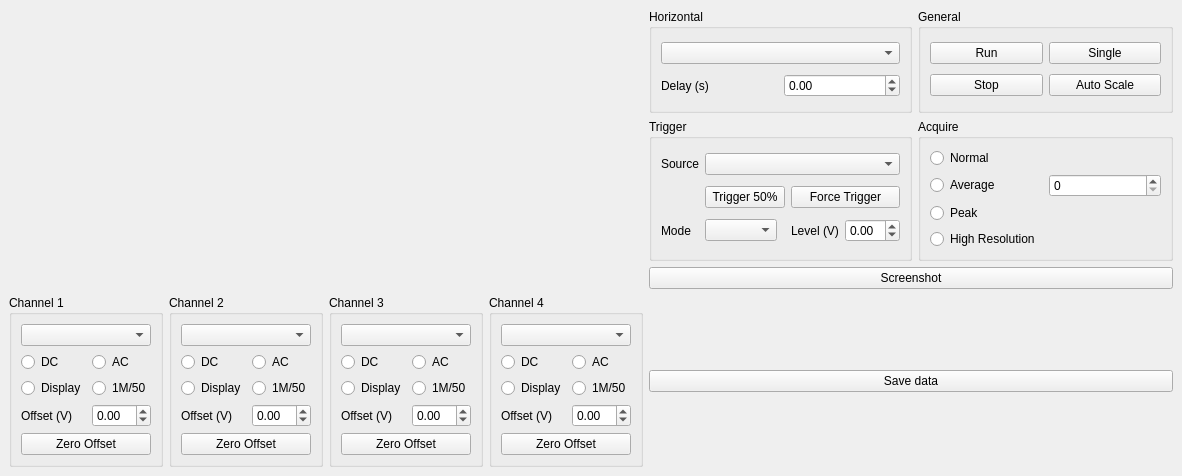
<?xml version="1.0" encoding="UTF-8"?>
<ui version="4.0">
 <class>MainWindow</class>
 <widget class="QMainWindow" name="MainWindow">
  <property name="geometry">
   <rect>
    <x>0</x>
    <y>0</y>
    <width>1182</width>
    <height>476</height>
   </rect>
  </property>
  <property name="maximumSize">
   <size>
    <width>10777215</width>
    <height>16777215</height>
   </size>
  </property>
  <property name="windowTitle">
   <string>MainWindow</string>
  </property>
  <property name="toolTipDuration" stdset="0">
   <number>0</number>
  </property>
  <widget class="QWidget" name="centralwidget">
   <property name="enabled">
    <bool>true</bool>
   </property>
   <layout class="QGridLayout" name="gridLayout_12">
    <item row="0" column="0">
     <widget class="QLabel" name="label">
      <property name="text">
       <string/>
      </property>
     </widget>
    </item>
    <item row="0" column="1">
     <layout class="QGridLayout" name="gridLayout_9">
      <item row="0" column="0">
       <layout class="QGridLayout" name="gridLayout_5">
        <item row="0" column="1" rowspan="2" colspan="2">
         <widget class="QGroupBox" name="general_groupBox">
          <property name="title">
           <string>General</string>
          </property>
          <layout class="QGridLayout" name="gridLayout_7">
           <item row="0" column="0">
            <widget class="QPushButton" name="run_pushButton">
             <property name="text">
              <string>Run</string>
             </property>
            </widget>
           </item>
           <item row="0" column="1">
            <widget class="QPushButton" name="singlerun_pushButton">
             <property name="text">
              <string>Single</string>
             </property>
            </widget>
           </item>
           <item row="1" column="0">
            <widget class="QPushButton" name="stop_pushButton">
             <property name="text">
              <string>Stop</string>
             </property>
            </widget>
           </item>
           <item row="1" column="1">
            <widget class="QPushButton" name="autoscale_pushButton">
             <property name="text">
              <string>Auto Scale</string>
             </property>
            </widget>
           </item>
          </layout>
         </widget>
        </item>
        <item row="2" column="0">
         <widget class="QGroupBox" name="trigger_groupBox">
          <property name="title">
           <string>Trigger</string>
          </property>
          <layout class="QGridLayout" name="gridLayout">
           <item row="0" column="0">
            <widget class="QLabel" name="source_label">
             <property name="text">
              <string>Source</string>
             </property>
            </widget>
           </item>
           <item row="4" column="0">
            <widget class="QLabel" name="trigger_mode_label">
             <property name="text">
              <string>Mode</string>
             </property>
            </widget>
           </item>
           <item row="4" column="1">
            <widget class="QComboBox" name="trigger_mode_comboBox"/>
           </item>
           <item row="4" column="4">
            <widget class="QDoubleSpinBox" name="trigger_level_doubleSpinBox">
             <property name="decimals">
              <number>2</number>
             </property>
             <property name="minimum">
              <double>-6.000000000000000</double>
             </property>
             <property name="maximum">
              <double>6.000000000000000</double>
             </property>
             <property name="singleStep">
              <double>0.010000000000000</double>
             </property>
            </widget>
           </item>
           <item row="4" column="3">
            <widget class="QLabel" name="trigger_level_label">
             <property name="text">
              <string>Level (V)</string>
             </property>
            </widget>
           </item>
           <item row="2" column="3" colspan="2">
            <widget class="QPushButton" name="force_trigger_pushButton">
             <property name="text">
              <string>Force Trigger</string>
             </property>
            </widget>
           </item>
           <item row="0" column="1" colspan="4">
            <widget class="QComboBox" name="trigger_source_comboBox"/>
           </item>
           <item row="2" column="1" colspan="2">
            <widget class="QPushButton" name="trigger50_pushButton">
             <property name="text">
              <string>Trigger 50%</string>
             </property>
            </widget>
           </item>
          </layout>
         </widget>
        </item>
        <item row="2" column="1" colspan="2">
         <widget class="QGroupBox" name="acquire_groupBox">
          <property name="title">
           <string>Acquire</string>
          </property>
          <layout class="QGridLayout" name="gridLayout_3">
           <item row="0" column="0">
            <widget class="QRadioButton" name="aqcuire_mode_normal_radioButton">
             <property name="text">
              <string>Normal</string>
             </property>
            </widget>
           </item>
           <item row="1" column="0">
            <widget class="QRadioButton" name="aqcuire_mode_average_radioButton">
             <property name="text">
              <string>Average</string>
             </property>
            </widget>
           </item>
           <item row="1" column="1">
            <widget class="QSpinBox" name="average_value_spinBox"/>
           </item>
           <item row="2" column="0">
            <widget class="QRadioButton" name="aqcuire_mode_peak_radioButton">
             <property name="text">
              <string>Peak</string>
             </property>
            </widget>
           </item>
           <item row="3" column="0" colspan="2">
            <widget class="QRadioButton" name="aqcuire_mode_highres_radioButton">
             <property name="text">
              <string>High Resolution</string>
             </property>
            </widget>
           </item>
          </layout>
         </widget>
        </item>
        <item row="0" column="0" rowspan="2">
         <widget class="QGroupBox" name="horizontal_groupBox">
          <property name="title">
           <string>Horizontal</string>
          </property>
          <layout class="QGridLayout" name="gridLayout_2">
           <item row="1" column="0">
            <widget class="QLabel" name="time_delay_label">
             <property name="text">
              <string>Delay (s)</string>
             </property>
            </widget>
           </item>
           <item row="1" column="1">
            <widget class="QDoubleSpinBox" name="time_delay_doubleSpinBox">
             <property name="decimals">
              <number>2</number>
             </property>
             <property name="minimum">
              <double>-6.000000000000000</double>
             </property>
             <property name="maximum">
              <double>6.000000000000000</double>
             </property>
             <property name="singleStep">
              <double>0.010000000000000</double>
             </property>
            </widget>
           </item>
           <item row="0" column="0" colspan="2">
            <widget class="QComboBox" name="time_scale_comboBox"/>
           </item>
          </layout>
         </widget>
        </item>
       </layout>
      </item>
      <item row="1" column="0">
       <widget class="QPushButton" name="screenshot_pushButton">
        <property name="text">
         <string>Screenshot</string>
        </property>
       </widget>
      </item>
     </layout>
    </item>
    <item row="1" column="0">
     <layout class="QHBoxLayout" name="horizontalLayout">
      <item>
       <widget class="QGroupBox" name="channel1_groupBox">
        <property name="title">
         <string>Channel 1</string>
        </property>
        <layout class="QGridLayout" name="gridLayout_4">
         <item row="1" column="0">
          <widget class="QRadioButton" name="channel1_DC_radioButton">
           <property name="text">
            <string>DC</string>
           </property>
           <property name="checked">
            <bool>false</bool>
           </property>
           <property name="autoExclusive">
            <bool>true</bool>
           </property>
          </widget>
         </item>
         <item row="1" column="2">
          <widget class="QRadioButton" name="channel1_AC_radioButton">
           <property name="text">
            <string>AC</string>
           </property>
           <property name="autoExclusive">
            <bool>true</bool>
           </property>
          </widget>
         </item>
         <item row="2" column="0" colspan="2">
          <widget class="QRadioButton" name="channel1_display_radioButton">
           <property name="text">
            <string>Display</string>
           </property>
           <property name="autoExclusive">
            <bool>false</bool>
           </property>
          </widget>
         </item>
         <item row="2" column="2">
          <widget class="QRadioButton" name="channel1_impedance_input_radioButton">
           <property name="text">
            <string>1M/50</string>
           </property>
           <property name="autoExclusive">
            <bool>false</bool>
           </property>
          </widget>
         </item>
         <item row="3" column="0" colspan="2">
          <widget class="QLabel" name="channel1_offset_label">
           <property name="text">
            <string>Offset (V)</string>
           </property>
          </widget>
         </item>
         <item row="3" column="2">
          <widget class="QDoubleSpinBox" name="channel1_offset_doubleSpinBox">
           <property name="decimals">
            <number>2</number>
           </property>
           <property name="minimum">
            <double>-6.000000000000000</double>
           </property>
           <property name="maximum">
            <double>6.000000000000000</double>
           </property>
           <property name="singleStep">
            <double>0.010000000000000</double>
           </property>
          </widget>
         </item>
         <item row="4" column="0" colspan="3">
          <widget class="QPushButton" name="channel1_zero_offset_pushButton">
           <property name="text">
            <string>Zero Offset</string>
           </property>
          </widget>
         </item>
         <item row="0" column="0" colspan="3">
          <widget class="QComboBox" name="channel1_vscale_comboBox"/>
         </item>
        </layout>
       </widget>
      </item>
      <item>
       <widget class="QGroupBox" name="channel2_groupBox">
        <property name="title">
         <string>Channel 2</string>
        </property>
        <layout class="QGridLayout" name="gridLayout_6">
         <item row="1" column="0">
          <widget class="QRadioButton" name="channel2_DC_radioButton">
           <property name="text">
            <string>DC</string>
           </property>
           <property name="checked">
            <bool>false</bool>
           </property>
           <property name="autoExclusive">
            <bool>true</bool>
           </property>
          </widget>
         </item>
         <item row="1" column="1">
          <widget class="QRadioButton" name="channel2_AC_radioButton">
           <property name="text">
            <string>AC</string>
           </property>
           <property name="autoExclusive">
            <bool>true</bool>
           </property>
          </widget>
         </item>
         <item row="2" column="0">
          <widget class="QRadioButton" name="channel2_display_radioButton">
           <property name="text">
            <string>Display</string>
           </property>
           <property name="autoExclusive">
            <bool>false</bool>
           </property>
          </widget>
         </item>
         <item row="2" column="1">
          <widget class="QRadioButton" name="channel2_impedance_input_radioButton">
           <property name="text">
            <string>1M/50</string>
           </property>
           <property name="autoExclusive">
            <bool>false</bool>
           </property>
          </widget>
         </item>
         <item row="3" column="0">
          <widget class="QLabel" name="channel2_offset_label">
           <property name="text">
            <string>Offset (V)</string>
           </property>
          </widget>
         </item>
         <item row="3" column="1">
          <widget class="QDoubleSpinBox" name="channel2_offset_doubleSpinBox">
           <property name="decimals">
            <number>2</number>
           </property>
           <property name="minimum">
            <double>-6.000000000000000</double>
           </property>
           <property name="maximum">
            <double>6.000000000000000</double>
           </property>
           <property name="singleStep">
            <double>0.010000000000000</double>
           </property>
          </widget>
         </item>
         <item row="0" column="0" colspan="2">
          <widget class="QComboBox" name="channel2_vscale_comboBox"/>
         </item>
         <item row="4" column="0" colspan="2">
          <widget class="QPushButton" name="channel2_zero_offset_pushButton">
           <property name="text">
            <string>Zero Offset</string>
           </property>
          </widget>
         </item>
        </layout>
       </widget>
      </item>
      <item>
       <widget class="QGroupBox" name="channel3_groupBox">
        <property name="title">
         <string>Channel 3</string>
        </property>
        <layout class="QGridLayout" name="gridLayout_8">
         <item row="0" column="0" colspan="2">
          <widget class="QComboBox" name="channel3_vscale_comboBox"/>
         </item>
         <item row="1" column="0">
          <widget class="QRadioButton" name="channel3_DC_radioButton">
           <property name="text">
            <string>DC</string>
           </property>
           <property name="autoExclusive">
            <bool>true</bool>
           </property>
          </widget>
         </item>
         <item row="1" column="1">
          <widget class="QRadioButton" name="channel3_AC_radioButton">
           <property name="text">
            <string>AC</string>
           </property>
           <property name="autoExclusive">
            <bool>true</bool>
           </property>
          </widget>
         </item>
         <item row="2" column="0">
          <widget class="QRadioButton" name="channel3_display_radioButton">
           <property name="text">
            <string>Display</string>
           </property>
           <property name="autoExclusive">
            <bool>false</bool>
           </property>
          </widget>
         </item>
         <item row="2" column="1">
          <widget class="QRadioButton" name="channel3_impedance_input_radioButton">
           <property name="text">
            <string>1M/50</string>
           </property>
           <property name="autoExclusive">
            <bool>false</bool>
           </property>
          </widget>
         </item>
         <item row="3" column="0">
          <widget class="QLabel" name="channel3_offset_label">
           <property name="text">
            <string>Offset (V)</string>
           </property>
          </widget>
         </item>
         <item row="3" column="1">
          <widget class="QDoubleSpinBox" name="channel3_offset_doubleSpinBox">
           <property name="decimals">
            <number>2</number>
           </property>
           <property name="minimum">
            <double>-6.000000000000000</double>
           </property>
           <property name="maximum">
            <double>6.000000000000000</double>
           </property>
           <property name="singleStep">
            <double>0.010000000000000</double>
           </property>
          </widget>
         </item>
         <item row="4" column="0" colspan="2">
          <widget class="QPushButton" name="channel3_zero_offset_pushButton">
           <property name="text">
            <string>Zero Offset</string>
           </property>
          </widget>
         </item>
        </layout>
       </widget>
      </item>
      <item>
       <widget class="QGroupBox" name="channel3_groupBox_2">
        <property name="title">
         <string>Channel 4</string>
        </property>
        <layout class="QGridLayout" name="gridLayout_11">
         <item row="1" column="0">
          <widget class="QRadioButton" name="channel4_DC_radioButton">
           <property name="text">
            <string>DC</string>
           </property>
           <property name="autoExclusive">
            <bool>true</bool>
           </property>
          </widget>
         </item>
         <item row="1" column="1">
          <widget class="QRadioButton" name="channel4_AC_radioButton">
           <property name="text">
            <string>AC</string>
           </property>
           <property name="autoExclusive">
            <bool>true</bool>
           </property>
          </widget>
         </item>
         <item row="2" column="0">
          <widget class="QRadioButton" name="channel4_display_radioButton">
           <property name="text">
            <string>Display</string>
           </property>
           <property name="autoExclusive">
            <bool>false</bool>
           </property>
          </widget>
         </item>
         <item row="2" column="1">
          <widget class="QRadioButton" name="channel4_impedance_input_radioButton">
           <property name="text">
            <string>1M/50</string>
           </property>
           <property name="autoExclusive">
            <bool>false</bool>
           </property>
          </widget>
         </item>
         <item row="3" column="0">
          <widget class="QLabel" name="channel4_offset_label">
           <property name="text">
            <string>Offset (V)</string>
           </property>
          </widget>
         </item>
         <item row="3" column="1">
          <widget class="QDoubleSpinBox" name="channel4_offset_doubleSpinBox">
           <property name="decimals">
            <number>2</number>
           </property>
           <property name="minimum">
            <double>-6.000000000000000</double>
           </property>
           <property name="maximum">
            <double>6.000000000000000</double>
           </property>
           <property name="singleStep">
            <double>0.010000000000000</double>
           </property>
          </widget>
         </item>
         <item row="0" column="0" colspan="2">
          <widget class="QComboBox" name="channel4_vscale_comboBox"/>
         </item>
         <item row="4" column="0" colspan="2">
          <widget class="QPushButton" name="channel4_zero_offset_pushButton">
           <property name="text">
            <string>Zero Offset</string>
           </property>
          </widget>
         </item>
        </layout>
       </widget>
      </item>
     </layout>
    </item>
    <item row="1" column="1">
     <layout class="QGridLayout" name="gridLayout_10">
      <item row="0" column="0">
       <widget class="QPushButton" name="savedata_pushButton">
        <property name="text">
         <string>Save data</string>
        </property>
       </widget>
      </item>
     </layout>
    </item>
   </layout>
  </widget>
  <widget class="QMenuBar" name="menubar">
   <property name="geometry">
    <rect>
     <x>0</x>
     <y>0</y>
     <width>1182</width>
     <height>21</height>
    </rect>
   </property>
  </widget>
 </widget>
 <resources>
  <include location="../../screenshot_ressource_file.qrc"/>
 </resources>
 <connections/>
</ui>
